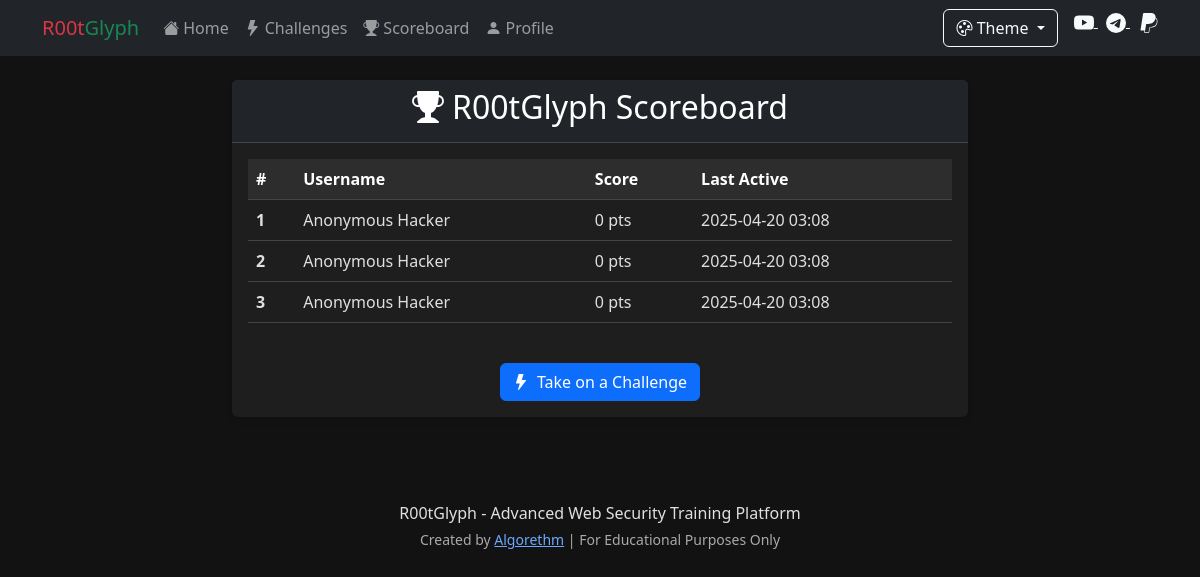
/scoreboard, run on an earlier commit of the app's database.
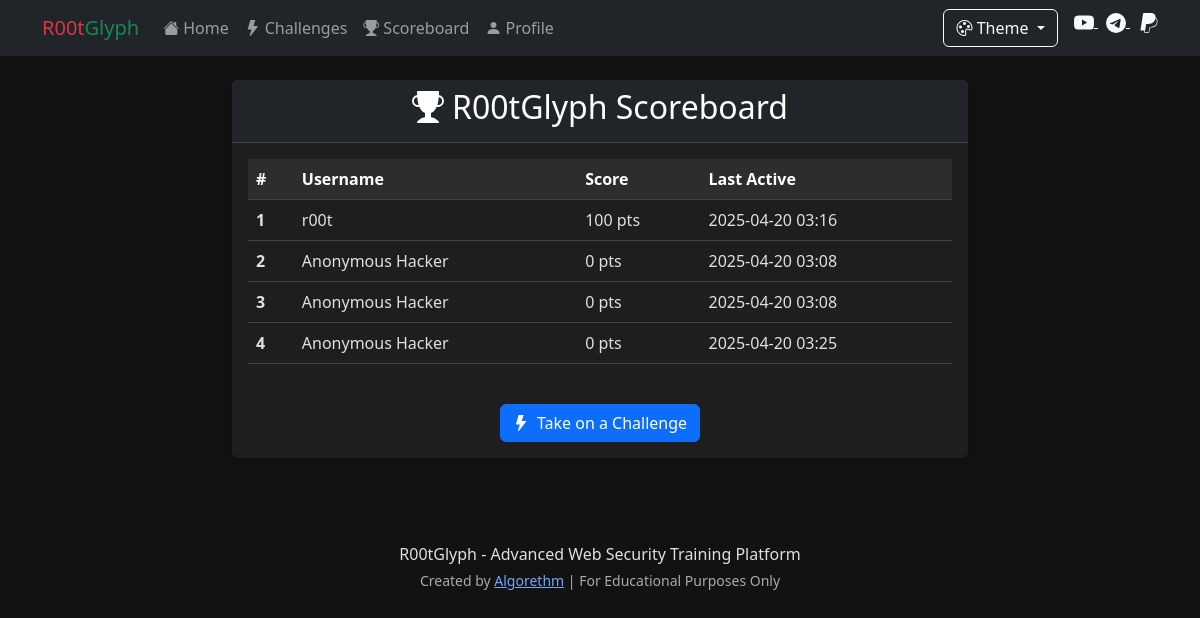
And on a later commit of the database.
### app.py (models this page shows)
class LocalUser(db.Model):
    id = db.Column(db.Integer, primary_key=True)
    username = db.Column(db.String(50), nullable=False, default='Hacker')
    display_name = db.Column(db.String(50), nullable=False, default='Anonymous Hacker')
    machine_id = db.Column(db.String(64), unique=True, nullable=False)
    score = db.Column(db.Integer, default=0)
    completed_challenges = db.Column(db.Text, default='[]')  # JSON string of completed challenge IDs
    created_at = db.Column(db.DateTime, default=datetime.utcnow)
    last_active = db.Column(db.DateTime, default=datetime.utcnow)

### app.py (the view)
@app.route('/scoreboard')
def scoreboard():
    top_users = LocalUser.query.order_by(LocalUser.score.desc()).limit(20).all()
    return render_template('scoreboard.html', users=top_users)

### templates/scoreboard.html (shortened to what this page needs)
{% extends 'base.html' %}
{% block content %}
<div class="row">
    <div class="col-md-8 offset-md-2">
        <div class="card">
            <div class="card-header bg-dark text-white">
                <h2 class="text-center"><i class="bi bi-trophy-fill me-2"></i>R00tGlyph Scoreboard</h2>
            </div>
            <div class="card-body">
                {% if users %}
                <div class="table-responsive">
                    <table class="table table-hover">
                        <thead class="table-dark">
                            <tr>
                                <th scope="col">#</th>
                                <th scope="col">Username</th>
                                <th scope="col">Score</th>
                                <th scope="col">Last Active</th>
                            </tr>
                        </thead>
                        <tbody>
                            {% for user in users %}
                            <tr {% if session.get('machine_id') == user.machine_id %}class="table-success"{% endif %}>
                                <th scope="row">{{ loop.index }}</th>
                                <td>{{ user.display_name }}</td>
                                <td>{{ user.score }} pts</td>
                                <td>{{ user.last_active.strftime('%Y-%m-%d %H:%M') }}</td>
                            </tr>
                            {% endfor %}
                        </tbody>
                    </table>
                </div>
                {% else %}
                <div class="alert alert-info">
                    <i class="bi bi-info-circle-fill me-2"></i>
                    No scores yet! Be the first to complete a challenge and earn points.
                </div>
                {% endif %}
                <div class="text-center mt-4">
                    <a href="{{ url_for('vulnerabilities') }}" class="btn btn-primary">
                        <i class="bi bi-lightning-fill me-2"></i>Take on a Challenge
                    </a>
                </div>
            </div>
        </div>
    </div>
</div>
{% endblock %}

### templates/base.html (shortened to what this page needs)
<!DOCTYPE html>
<html lang="en" data-bs-theme="{{ session.get('theme', 'dark') }}">
<head>
    <link rel="stylesheet" href="https://cdn.jsdelivr.net/npm/bootstrap@5.3.0/dist/css/bootstrap.min.css">
    <link rel="stylesheet" href="https://cdn.jsdelivr.net/npm/bootstrap-icons@1.11.1/font/bootstrap-icons.css">
    <link rel="stylesheet" href="{{ url_for('static', filename='css/style.css') }}">
</head>
<body>
    <nav class="navbar navbar-expand-lg navbar-dark bg-dark">
        <div class="container">
            <a class="navbar-brand" href="{{ url_for('index') }}"><span class="text-danger">R00t</span><span class="text-success">Glyph</span></a>
            <div class="collapse navbar-collapse" id="navbarNav">
                <ul class="navbar-nav me-auto">
                    <li class="nav-item">
                        <a class="nav-link" href="{{ url_for('index') }}"><i class="bi bi-house-fill me-1"></i>Home</a>
                    </li>
                    <li class="nav-item">
                        <a class="nav-link" href="{{ url_for('vulnerabilities') }}"><i class="bi bi-lightning-fill me-1"></i>Challenges</a>
                    </li>
                    <li class="nav-item">
                        <a class="nav-link" href="{{ url_for('scoreboard') }}"><i class="bi bi-trophy-fill me-1"></i>Scoreboard</a>
                    </li>
                    <li class="nav-item">
                        <a class="nav-link" href="{{ url_for('profile') }}"><i class="bi bi-person-fill me-1"></i>Profile</a>
                    </li>
                </ul>
                <div class="d-flex">
                    <div class="dropdown me-3">
                        <button class="btn btn-outline-light dropdown-toggle" type="button" id="themeDropdown" data-bs-toggle="dropdown" aria-expanded="false">
                            <i class="bi bi-palette"></i> Theme
                        </button>
                    </div>
                    <div class="social-icons">
                        <a href="https://youtube.com/@algorethm_" target="_blank" class="text-light me-2" title="YouTube">
                        </a>
                        <a href="https://t.me/hackerpwd1" target="_blank" class="text-light me-2" title="Telegram">
                        </a>
                        <a href="https://www.paypal.com/donate/?hosted_button_id=Z9HENP8G6PTD6" target="_blank" class="text-light" title="PayPal Donation">
                        </a>
                    </div>
                </div>
            </div>
        </div>
    </nav>
    <div class="container mt-4">
        {% block content %}{% endblock %}
    </div>
    <footer class="mt-5 py-3 text-center">
        <div class="container">
            <p class="mb-1">R00tGlyph - Advanced Web Security Training Platform</p>
            <p class="small text-muted">Created by <a href="https://youtube.com/@algorethm_" target="_blank">Algorethm</a> | For Educational Purposes Only</p>
        </div>
    </footer>
</body>
</html>

### static/css/style.css (style rules this page uses)
body { font-family: 'Segoe UI', Tahoma, Geneva, Verdana, sans-serif; }
.card { box-shadow: 0 4px 6px rgba(0, 0, 0, 0.1); margin-bottom: 20px; border: none; }
.card-header { font-weight: bold; }
footer { margin-top: 50px; }
.social-icons a { transition: all 0.3s ease; }
[data-bs-theme="dark"] { --bs-body-bg: #121212; --bs-body-color: #e0e0e0; --bs-primary-rgb: 13, 110, 253; --bs-secondary-rgb: 108, 117, 125; --bs-success-rgb: 25, 135, 84; --bs-info-rgb: 13, 202, 240; --bs-warning-rgb: 255, 193, 7; --bs-danger-rgb: 220, 53, 69; --bs-light-rgb: 248, 249, 250; --bs-dark-rgb: 33, 37, 41; }
[data-bs-theme="dark"] .card { background-color: #1e1e1e; border-color: #333; }
[data-bs-theme="dark"] .text-muted { color: #aaaaaa !important; }
[data-bs-theme="dark"] .table { --bs-table-color: #e0e0e0; --bs-table-bg: #1e1e1e; --bs-table-border-color: #444; }
[data-bs-theme="dark"] .table-dark { --bs-table-bg: #2d2d2d; --bs-table-border-color: #444; }

What changed in the data, as far as the page shows it:
changed LocalUser (number 1 of 4 on the later page): display_name "Anonymous Hacker" → "r00t"; score "0" → "100"; last_active "2025-04-20 03:08" → "2025-04-20 03:16"; moves up the list
added LocalUser: display_name "Anonymous Hacker", score "0", last_active "2025-04-20 03:25"
